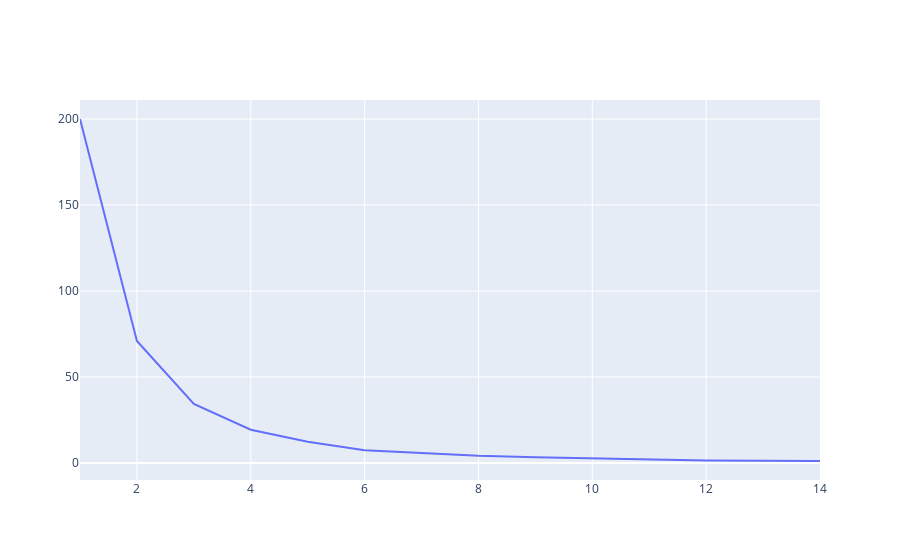

Notebook code for this chart:
### Code cell
# plot a line graph to show k and error
fig = go.Figure()

fig.add_trace(go.Scatter(x = k_range, y = sse, mode = 'lines'))
fig.update_layout(height = 500)
fig.show()

### Figure 1 — Plotly figure (JSON) as saved in the notebook; plotly's stock layout.template omitted (floating-point values rounded to 4 significant figures)
{"data": [{"mode": "lines", "type": "scatter", "x": [1, 2, 3, 4, 5, 6, 7, 8, 9, 10, 11, 12, 13, 14], "y": [200.0, 70.89, 34.26, 19.34, 12.36, 7.359, 5.729, 4.119, 3.371, 2.669, 1.947, 1.487, 1.288, 1.138]}], "layout": {"autosize": true, "xaxis": {"autorange": true, "range": [1, 14], "type": "linear"}, "yaxis": {"autorange": true, "range": [-9.91, 211.0], "type": "linear"}}}
